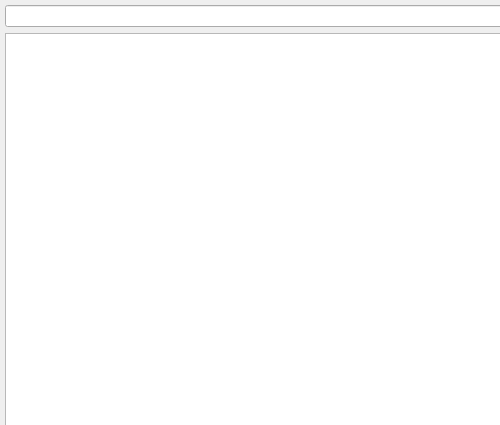
<?xml version="1.0" encoding="UTF-8"?>
<ui version="4.0">
 <class>DLLInjectGUI</class>
 <widget class="QMainWindow" name="DLLInjectGUI">
  <property name="geometry">
   <rect>
    <x>0</x>
    <y>0</y>
    <width>500</width>
    <height>425</height>
   </rect>
  </property>
  <property name="sizePolicy">
   <sizepolicy hsizetype="Expanding" vsizetype="Expanding">
    <horstretch>0</horstretch>
    <verstretch>0</verstretch>
   </sizepolicy>
  </property>
  <property name="windowTitle">
   <string>Inject to Any Python Programs</string>
  </property>
  <property name="locale">
   <locale language="English" country="UnitedStates"/>
  </property>
  <widget class="QWidget" name="centralwidget">
   <property name="sizePolicy">
    <sizepolicy hsizetype="Expanding" vsizetype="Expanding">
     <horstretch>0</horstretch>
     <verstretch>0</verstretch>
    </sizepolicy>
   </property>
   <widget class="QWidget" name="layoutWidget">
    <property name="geometry">
     <rect>
      <x>5</x>
      <y>5</y>
      <width>16384</width>
      <height>16384</height>
     </rect>
    </property>
    <layout class="QVBoxLayout" name="verticalLayout" stretch="0,1,0">
     <property name="sizeConstraint">
      <enum>QLayout::SizeConstraint::SetMaximumSize</enum>
     </property>
     <item>
      <layout class="QHBoxLayout" name="horizontalLayout_3" stretch="1,0,0">
       <property name="sizeConstraint">
        <enum>QLayout::SizeConstraint::SetNoConstraint</enum>
       </property>
       <item>
        <widget class="QLineEdit" name="txtSearch">
         <property name="locale">
          <locale language="English" country="UnitedStates"/>
         </property>
        </widget>
       </item>
       <item>
        <widget class="QPushButton" name="btnSearch">
         <property name="sizePolicy">
          <sizepolicy hsizetype="Preferred" vsizetype="Fixed">
           <horstretch>0</horstretch>
           <verstretch>0</verstretch>
          </sizepolicy>
         </property>
         <property name="locale">
          <locale language="English" country="UnitedStates"/>
         </property>
         <property name="text">
          <string>Search</string>
         </property>
        </widget>
       </item>
       <item>
        <widget class="QPushButton" name="btnRefresh">
         <property name="sizePolicy">
          <sizepolicy hsizetype="Preferred" vsizetype="Fixed">
           <horstretch>0</horstretch>
           <verstretch>0</verstretch>
          </sizepolicy>
         </property>
         <property name="locale">
          <locale language="English" country="UnitedStates"/>
         </property>
         <property name="text">
          <string>Refresh</string>
         </property>
        </widget>
       </item>
      </layout>
     </item>
     <item>
      <widget class="QListWidget" name="lstProcess">
       <property name="locale">
        <locale language="English" country="UnitedStates"/>
       </property>
       <property name="selectionMode">
        <enum>QAbstractItemView::SelectionMode::SingleSelection</enum>
       </property>
      </widget>
     </item>
     <item>
      <layout class="QHBoxLayout" name="horizontalLayout_4" stretch="0,0">
       <property name="sizeConstraint">
        <enum>QLayout::SizeConstraint::SetNoConstraint</enum>
       </property>
       <item>
        <widget class="QLabel" name="label">
         <property name="enabled">
          <bool>false</bool>
         </property>
         <property name="sizePolicy">
          <sizepolicy hsizetype="Expanding" vsizetype="Fixed">
           <horstretch>0</horstretch>
           <verstretch>0</verstretch>
          </sizepolicy>
         </property>
         <property name="text">
          <string/>
         </property>
        </widget>
       </item>
       <item>
        <widget class="QPushButton" name="btnInject">
         <property name="enabled">
          <bool>false</bool>
         </property>
         <property name="sizePolicy">
          <sizepolicy hsizetype="Fixed" vsizetype="Preferred">
           <horstretch>0</horstretch>
           <verstretch>0</verstretch>
          </sizepolicy>
         </property>
         <property name="locale">
          <locale language="English" country="UnitedStates"/>
         </property>
         <property name="text">
          <string>Inject DLL</string>
         </property>
        </widget>
       </item>
      </layout>
     </item>
    </layout>
   </widget>
  </widget>
 </widget>
 <resources/>
 <connections/>
</ui>
